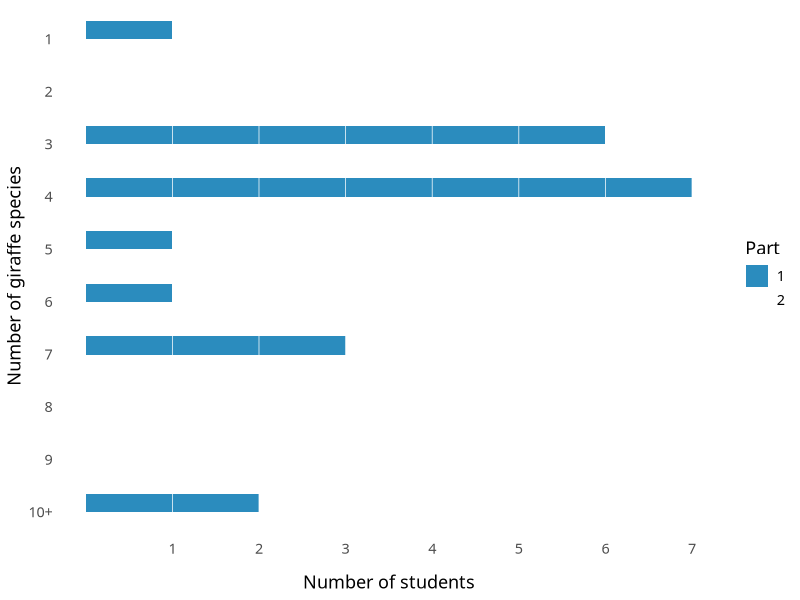
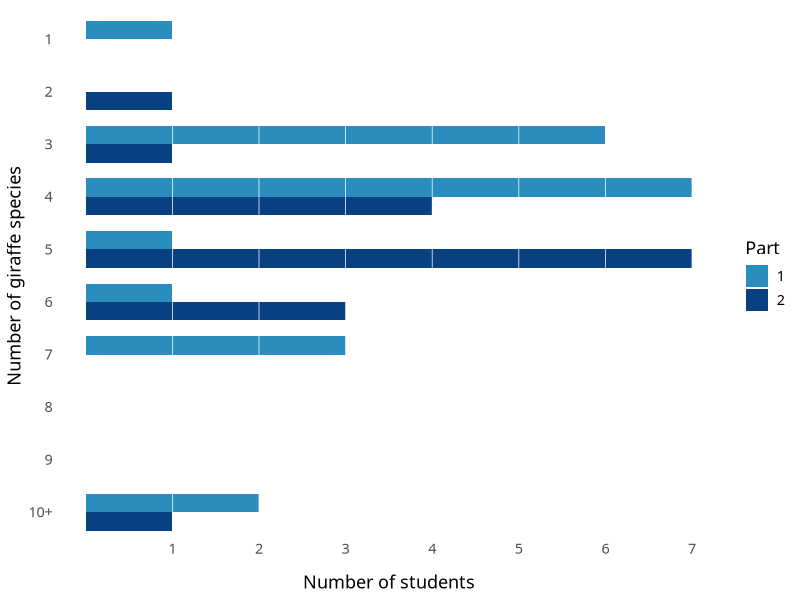
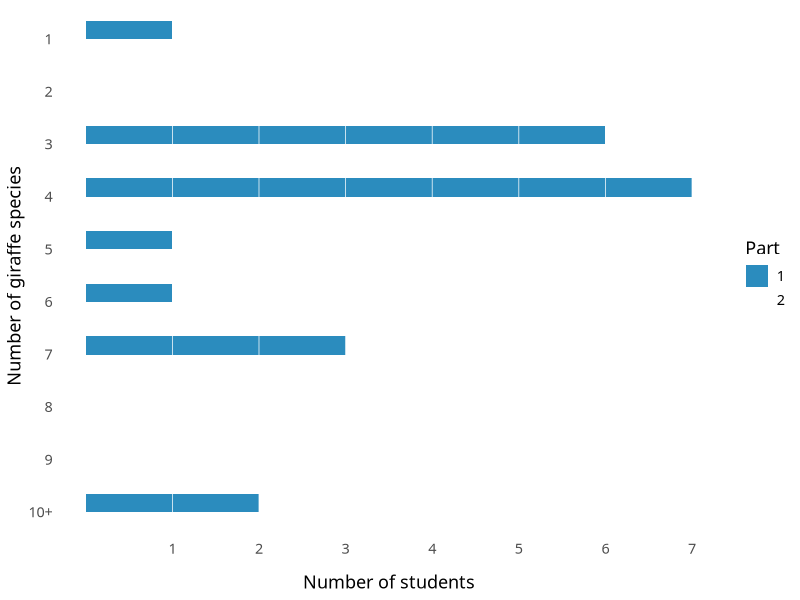
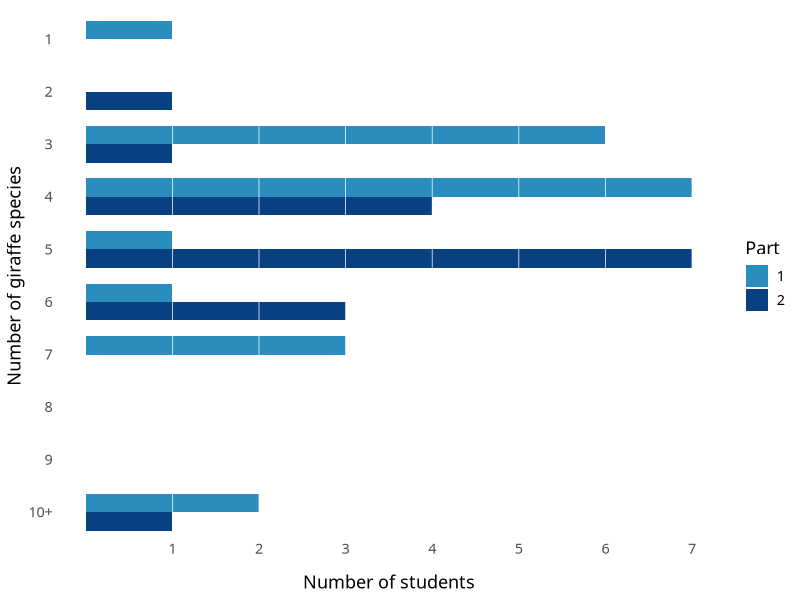

Recreate these plots in R, in order.
library(tidyverse)
library(ggthemes)
#library(extrafont)

# Registers ttf fonts for use with PDF output (ggsave), 
# enables them to be saved in PDF file (embed_fonts).
#loadfonts() 

#Change exam name and numbers for each grade.
# Number is order from A to F.

part1_plot <- "num_giraffe_spp1.png"
part2_plot <- "num_giraffe_spp2.png"

plot_colors <- RColorBrewer::brewer.pal(9, "GnBu")

part1_colors <- c(plot_colors[7], "#FFFFFF")
part2_colors <- c(plot_colors[7], plot_colors[9])

label_size = 13 # For x- and y-axis labels

part1 <- c(1, 0, 6, 7, 1, 1, 3, 0, 0, 2) # after part 1
#part <- c(1, 2, 3, 4, 5, 6, 7, 8, 9, 10+) # to help me add values to the parts
part2 <- c(0, 1, 1, 4, 7, 3, 0, 0, 0, 1) # after part 2
max_val <- max(part1, part2)

giraffe_spp <- c("1","2","3","4","5", "6", "7", "8", "9", "10+")
giraffe_spp <- factor(giraffe_spp,
                      levels = c("1","2","3","4","5", "6", "7", "8", "9", "10+"),
                      ordered = TRUE)
df <- tibble(giraffe_spp, part1, part2) %>% 
  pivot_longer(!giraffe_spp, names_to = "part", values_to = "num_students") %>% 
  mutate(run = ifelse(part == "part1", 1, 2)) %>% 
  mutate(part = fct_reorder2(part, part, run))
  

# Load the extra fonts so they will be recognized for use.
#loadfonts(device = "pdf")

# Part 1 plot (see below for Part 2) --------------------------------------
giraffe_plot <- df %>% 
#  mutate(part = fct_reorder2(part, part, run)) %>% 
  ggplot(aes(x = giraffe_spp)) + 
  geom_col(aes(y = num_students, fill = part), 
           #fill = "#2171B5", # Fill color is Blue6 from Beamer lectures
           width=0.7,
           position = "dodge") + 
  theme_tufte() + 
  scale_x_discrete(limits = sort(giraffe_spp, 
                                 decreasing = TRUE)) + 
  labs(x = "Number of giraffe species",
       y = "Number of students",
       fill = "Part") +
  scale_y_continuous(breaks=seq(1, max_val, 1)) + # Adjust largest
  theme(axis.ticks = element_blank(), 
        axis.ticks.length = unit(0, "mm"),
        text=element_text(size=label_size,  family="Linux Biolinum"),
        axis.text.x = element_text(margin = margin(b = 10))) +
  coord_flip() +
  scale_fill_manual(values = part1_colors,
                    breaks = c("part1", "part2"),
                    labels = c("1", "2"))

# Obtain the location of the x.major source grid lines. See
# https://stackoverflow.com/questions/31223818/accessing-vector-of-axis-ticks-for-an-existing-plot-in-ggplot2
# But note modified format below to fit with newer ggplot2 structure
# Because the graph is flipped, use x.major_source instead of y.major_source
# y_intercept <- ggplot_build(grade_plot)$layout$panel_ranges[[1]]$x.major_source # No longer works.
# See update.
#y_intercept <- ggplot_build(giraffe_plot)$layout$coord$labels(ggplot_build(giraffe_plot)$layout$panel_params)[[1]]$x.major_source

y_intercept <- ggplot_build(giraffe_plot)$layout$panel_params[[1]]$x.sec$breaks
giraffe_plot <- giraffe_plot + geom_hline(yintercept = y_intercept, color="white", linewidth =  0.25)

giraffe_plot
# Save the PDf file.
ggsave(part1_plot, plot=giraffe_plot, width=4.5, height=3)


# Part 1 plot (see below for Part 2) --------------------------------------
giraffe_plot <- df %>% 
#  mutate(part = fct_reorder2(part, part, run)) %>%
  ggplot(aes(x = giraffe_spp)) + 
  geom_col(aes(y = num_students, fill = part), 
           #fill = "#2171B5", # Fill color is Blue6 from Beamer lectures
           width=0.7,
           position = "dodge") + 
  theme_tufte() + 
  scale_x_discrete(limits = sort(giraffe_spp, 
                                 decreasing = TRUE)) + 
  labs(x = "Number of giraffe species",
       y = "Number of students",
       fill = "Part") +
  scale_y_continuous(breaks=seq(1, max_val, 1)) + # Adjust largest
  theme(axis.ticks = element_blank(), 
        axis.ticks.length = unit(0, "mm"),
        text=element_text(size=label_size,  family="Linux Biolinum"),
        axis.text.x = element_text(margin = margin(b = 10))) +
  coord_flip() +
  scale_fill_manual(values = part2_colors,
                    breaks = c("part1", "part2"),
                    labels = c("1", "2"))

y_intercept <- ggplot_build(giraffe_plot)$layout$panel_params[[1]]$x.sec$breaks
giraffe_plot <- giraffe_plot + geom_hline(yintercept = y_intercept, color="white", linewidth =  0.25)

giraffe_plot

# Save the PDf file.
ggsave(part2_plot, plot=giraffe_plot, width=4.5, height=3)


# Embed the Linux Biolinum font.
# embed_fonts(plot_name) # Not used for png files

